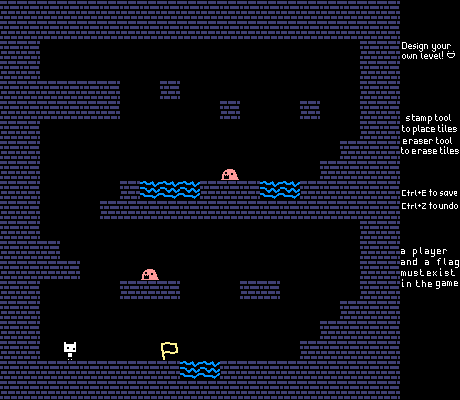

Below is a game level as drawn by its tile map, then a one-line description and the .tmx file that defines it, in full:
An orthogonal 23x20 tile map with 20x20 px tiles, 2 tile layers (Tiles, Instructions), 2 tilesets.

<map version="1.9" tiledversion="1.9.2" orientation="orthogonal" renderorder="right-down" width="23" height="20" tilewidth="20" tileheight="20" infinite="0" nextlayerid="13" nextobjectid="61">
 <editorsettings>
  <export target="map.lua" format="lua" />
 </editorsettings>
 <tileset firstgid="1" name="Tileset" tilewidth="20" tileheight="20" tilecount="5" columns="1">
  <image source="tileset.png" width="20" height="100" />
 </tileset>
 <tileset firstgid="6" name="Instructions" tilewidth="20" tileheight="20" tilecount="36" columns="3">
  <image source="instructions.png" width="60" height="240" />
 </tileset>
 <layer id="11" name="Tiles" width="23" height="20">
  <data encoding="csv">
1,1,1,1,1,1,1,1,1,1,1,1,1,1,1,1,1,1,1,1,1,1,1,
1,1,1,1,1,1,1,1,1,1,1,1,1,1,1,1,1,1,1,1,1,1,1,
1,1,0,0,0,0,0,0,0,0,0,0,0,0,0,0,0,0,1,1,1,1,1,
1,1,0,0,0,0,0,0,0,0,0,0,0,0,0,0,0,0,1,1,1,1,1,
1,1,1,1,1,1,0,0,1,0,0,0,0,0,0,0,0,0,1,1,1,1,1,
1,1,1,1,1,1,0,0,0,0,0,1,0,0,0,1,0,0,1,1,1,1,1,
1,1,0,0,0,0,0,0,0,0,0,0,0,0,0,0,0,0,1,1,1,1,1,
1,1,0,0,0,0,0,0,0,0,0,0,0,0,0,0,0,1,1,1,1,1,1,
1,1,0,0,0,0,0,0,0,0,0,5,0,0,0,0,1,1,1,1,1,1,1,
1,1,0,0,0,0,1,2,2,2,1,1,1,2,2,1,1,1,1,1,1,1,1,
1,1,0,0,0,1,1,1,1,1,1,1,1,1,1,1,1,1,1,1,1,1,1,
1,1,0,0,0,0,0,0,0,0,0,0,0,0,0,0,0,0,1,1,1,1,1,
1,1,1,0,0,0,0,0,0,0,0,0,0,0,0,0,0,0,1,1,1,1,1,
1,1,1,1,0,0,0,5,0,0,0,0,0,0,0,0,0,0,1,1,1,1,1,
1,1,0,0,0,0,1,1,1,0,0,0,1,1,0,0,0,0,1,1,1,1,1,
1,1,0,0,0,0,0,0,0,0,0,0,0,0,0,0,0,1,1,1,1,1,1,
1,1,0,0,0,0,0,0,0,0,0,0,0,0,0,0,1,1,1,1,1,1,1,
1,1,0,4,0,0,0,0,3,0,0,0,0,0,0,1,1,1,1,1,1,1,1,
1,1,1,1,1,1,1,1,1,2,2,1,1,1,1,1,1,1,1,1,1,1,1,
1,1,1,1,1,1,1,1,1,1,1,1,1,1,1,1,1,1,1,1,1,1,1
</data>
 </layer>
 <layer id="12" name="Instructions" width="23" height="20" locked="1">
  <data encoding="csv">
0,0,0,0,0,0,0,0,0,0,0,0,0,0,0,0,0,0,0,0,27,28,29,
0,0,0,0,0,0,0,0,0,0,0,0,0,0,0,0,0,0,0,0,24,25,26,
0,0,0,0,0,0,0,0,0,0,0,0,0,0,0,0,0,0,0,0,6,7,8,
0,0,0,0,0,0,0,0,0,0,0,0,0,0,0,0,0,0,0,0,24,25,26,
0,0,0,0,0,0,0,0,0,0,0,0,0,0,0,0,0,0,0,0,24,25,26,
0,0,0,0,0,0,0,0,0,0,0,0,0,0,0,0,0,0,0,0,9,10,11,
0,0,0,0,0,0,0,0,0,0,0,0,0,0,0,0,0,0,0,0,12,13,14,
0,0,0,0,0,0,0,0,0,0,0,0,0,0,0,0,0,0,0,0,15,16,17,
0,0,0,0,0,0,0,0,0,0,0,0,0,0,0,0,0,0,0,0,24,25,26,
0,0,0,0,0,0,0,0,0,0,0,0,0,0,0,0,0,0,0,0,18,19,20,
0,0,0,0,0,0,0,0,0,0,0,0,0,0,0,0,0,0,0,0,21,22,23,
0,0,0,0,0,0,0,0,0,0,0,0,0,0,0,0,0,0,0,0,24,25,26,
0,0,0,0,0,0,0,0,0,0,0,0,0,0,0,0,0,0,0,0,30,31,32,
0,0,0,0,0,0,0,0,0,0,0,0,0,0,0,0,0,0,0,0,33,34,35,
0,0,0,0,0,0,0,0,0,0,0,0,0,0,0,0,0,0,0,0,36,37,38,
0,0,0,0,0,0,0,0,0,0,0,0,0,0,0,0,0,0,0,0,27,24,25,
0,0,0,0,0,0,0,0,0,0,0,0,0,0,0,0,0,0,0,0,24,25,26,
0,0,0,0,0,0,0,0,0,0,0,0,0,0,0,0,0,0,0,0,27,28,29,
0,0,0,0,0,0,0,0,0,0,0,0,0,0,0,0,0,0,0,0,24,25,26,
0,0,0,0,0,0,0,0,0,0,0,0,0,0,0,0,0,0,0,0,24,25,26
</data>
 </layer>
</map>